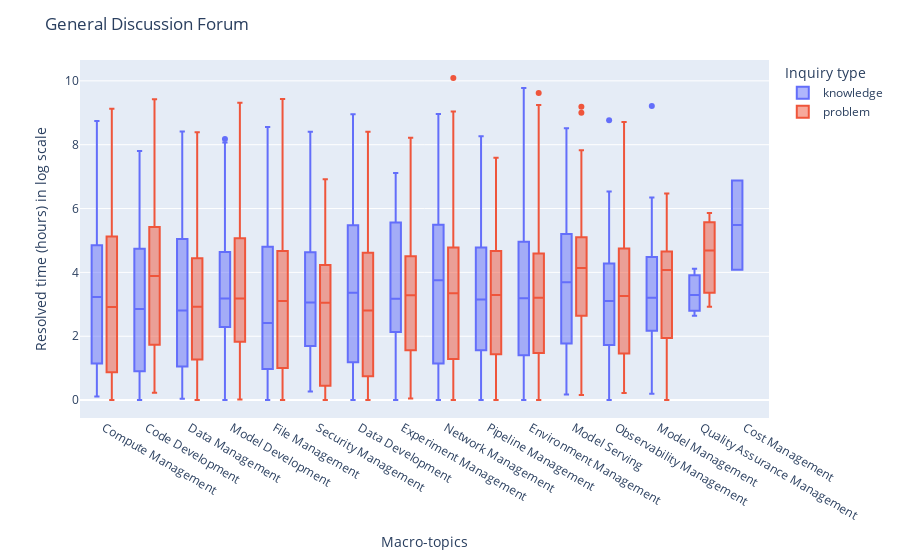
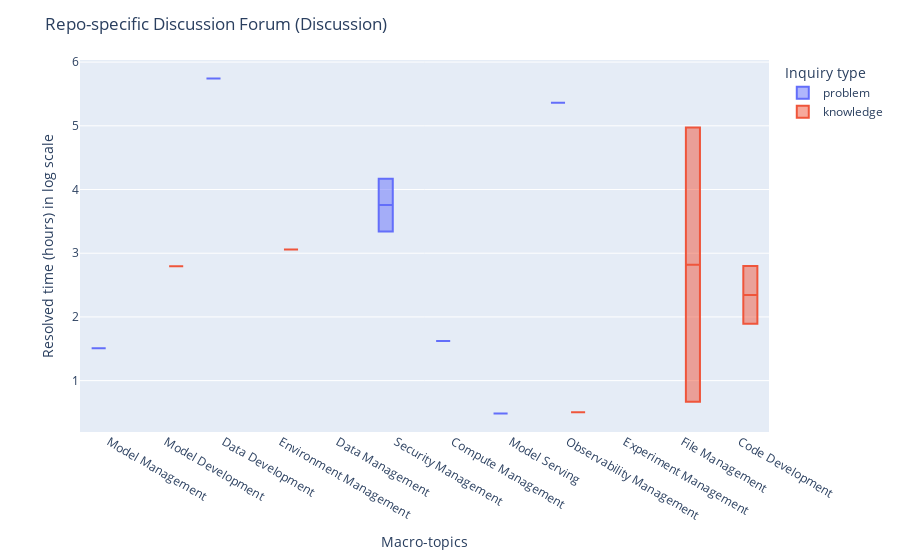
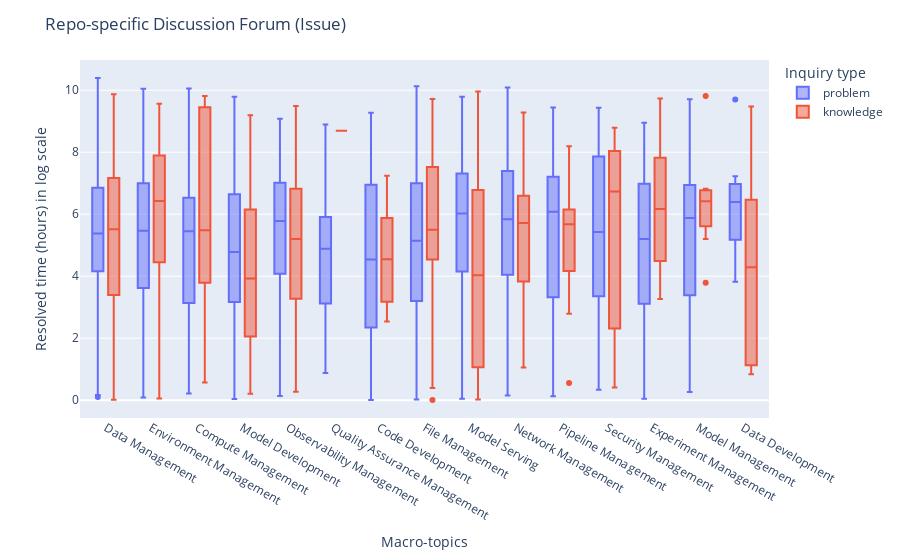
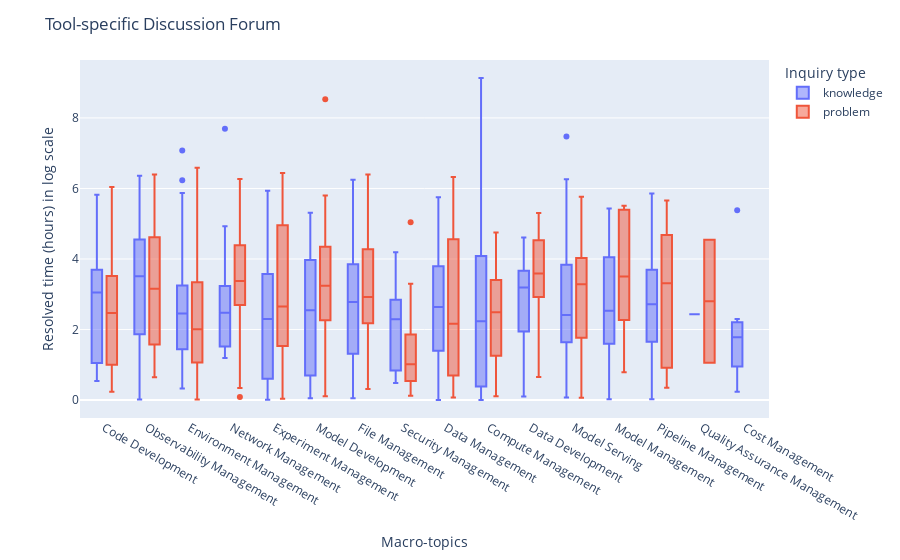

Notebook source saved alongside these figures, in order:
### Code cell
df = pd.read_json(os.path.join(path_rq4, 'forums.json'))

for forum_name, forum_posts in df.groupby('Platform'):
    forum_posts['Challenge_resolved_time'] = forum_posts['Challenge_resolved_time'].apply(lambda x: np.log(x+1))
    forum_posts['Challenge_topic_macro'] = forum_posts['Challenge_topic_macro'].apply(lambda x: macro_topic_indexing[x])
    
    fig = px.box(forum_posts, x="Challenge_topic_macro", y="Challenge_resolved_time", color="Challenge_type")
    # fig.update_traces(quartilemethod="inclusive") # or "inclusive", or "linear" by default
    fig.update_layout(
        title_text=f'{forum_name}',
        xaxis_title="Macro-topics",
        yaxis_title="Resolved time (hours) in log scale",
        legend_title='Inquiry type',
    )
    fig.show()
    fig.write_image(os.path.join(path_rq12, f'Resolved time in log scale (based on inquiry types) ({forum_name}).pdf'))

### Figure 1 — Plotly figure (JSON) as saved in the notebook; plotly's stock layout.template omitted (floating-point values rounded to 4 significant figures; data arrays with more than 128 entries replaced by an {"elided": "..."} marker saying what was removed)
{"data": [{"alignmentgroup": "True", "hovertemplate": "Challenge_type=knowledge<br>Challenge_topic_macro=%{x}<br>Challenge_resolved_time=%{y}<extra></extra>", "legendgroup": "knowledge", "marker": {"color": "#636efa"}, "name": "knowledge", "notched": false, "offsetgroup": "knowledge", "orientation": "v", "showlegend": true, "type": "box", "x": {"elided": "2603 str values"}, "x0": " ", "xaxis": "x", "y": {"elided": "2603 float values"}, "y0": " ", "yaxis": "y"}, {"alignmentgroup": "True", "hovertemplate": "Challenge_type=problem<br>Challenge_topic_macro=%{x}<br>Challenge_resolved_time=%{y}<extra></extra>", "legendgroup": "problem", "marker": {"color": "#EF553B"}, "name": "problem", "notched": false, "offsetgroup": "problem", "orientation": "v", "showlegend": true, "type": "box", "x": {"elided": "3130 str values"}, "x0": " ", "xaxis": "x", "y": {"elided": "3130 float values"}, "y0": " ", "yaxis": "y"}], "layout": {"boxmode": "group", "legend": {"title": {"text": "Inquiry type"}, "tracegroupgap": 0}, "margin": {"t": 60}, "title": {"text": "General Discussion Forum"}, "xaxis": {"anchor": "y", "domain": [0, 1], "title": {"text": "Macro-topics"}}, "yaxis": {"anchor": "x", "domain": [0, 1], "title": {"text": "Resolved time (hours) in log scale"}}}}

### Figure 2 — Plotly figure (JSON) as saved in the notebook; plotly's stock layout.template omitted (floating-point values rounded to 4 significant figures)
{"data": [{"alignmentgroup": "True", "hovertemplate": "Challenge_type=problem<br>Challenge_topic_macro=%{x}<br>Challenge_resolved_time=%{y}<extra></extra>", "legendgroup": "problem", "marker": {"color": "#636efa"}, "name": "problem", "notched": false, "offsetgroup": "problem", "orientation": "v", "showlegend": true, "type": "box", "x": ["Pipeline Management", "Model Management", "Model Management", "Model Development", "Data Development", "Environment Management", "Data Management", "Environment Management", "Security Management", "Compute Management", "Model Serving", "Model Serving", "Environment Management", "Model Management", "Security Management", "Observability Management"], "x0": " ", "xaxis": "x", "y": [null, null, null, null, 5.741, null, null, null, 3.341, 1.623, null, 0.4857, null, 1.508, 4.169, 5.362], "y0": " ", "yaxis": "y"}, {"alignmentgroup": "True", "hovertemplate": "Challenge_type=knowledge<br>Challenge_topic_macro=%{x}<br>Challenge_resolved_time=%{y}<extra></extra>", "legendgroup": "knowledge", "marker": {"color": "#EF553B"}, "name": "knowledge", "notched": false, "offsetgroup": "knowledge", "orientation": "v", "showlegend": true, "type": "box", "x": ["Experiment Management", "Observability Management", "Observability Management", "File Management", "Code Development", "Code Development", "Model Development", "Network Management", "File Management", "Model Development", "Environment Management", "Environment Management", "Model Management", "Observability Management", "Data Management"], "x0": " ", "xaxis": "x", "y": [null, 0.5053, null, 4.972, 2.8, 1.891, 2.794, null, 0.6698, null, null, 3.058, null, null, null], "y0": " ", "yaxis": "y"}], "layout": {"boxmode": "group", "legend": {"title": {"text": "Inquiry type"}, "tracegroupgap": 0}, "margin": {"t": 60}, "title": {"text": "Repo-specific Discussion Forum (Discussion)"}, "xaxis": {"anchor": "y", "domain": [0, 1], "title": {"text": "Macro-topics"}}, "yaxis": {"anchor": "x", "domain": [0, 1], "title": {"text": "Resolved time (hours) in log scale"}}}}

### Figure 3 — Plotly figure (JSON) as saved in the notebook; plotly's stock layout.template omitted (floating-point values rounded to 4 significant figures; data arrays with more than 128 entries replaced by an {"elided": "..."} marker saying what was removed)
{"data": [{"alignmentgroup": "True", "hovertemplate": "Challenge_type=problem<br>Challenge_topic_macro=%{x}<br>Challenge_resolved_time=%{y}<extra></extra>", "legendgroup": "problem", "marker": {"color": "#636efa"}, "name": "problem", "notched": false, "offsetgroup": "problem", "orientation": "v", "showlegend": true, "type": "box", "x": {"elided": "1597 str values"}, "x0": " ", "xaxis": "x", "y": {"elided": "1597 float values"}, "y0": " ", "yaxis": "y"}, {"alignmentgroup": "True", "hovertemplate": "Challenge_type=knowledge<br>Challenge_topic_macro=%{x}<br>Challenge_resolved_time=%{y}<extra></extra>", "legendgroup": "knowledge", "marker": {"color": "#EF553B"}, "name": "knowledge", "notched": false, "offsetgroup": "knowledge", "orientation": "v", "showlegend": true, "type": "box", "x": {"elided": "346 str values"}, "x0": " ", "xaxis": "x", "y": {"elided": "346 float values"}, "y0": " ", "yaxis": "y"}], "layout": {"boxmode": "group", "legend": {"title": {"text": "Inquiry type"}, "tracegroupgap": 0}, "margin": {"t": 60}, "title": {"text": "Repo-specific Discussion Forum (Issue)"}, "xaxis": {"anchor": "y", "domain": [0, 1], "title": {"text": "Macro-topics"}}, "yaxis": {"anchor": "x", "domain": [0, 1], "title": {"text": "Resolved time (hours) in log scale"}}}}

### Figure 4 — Plotly figure (JSON) as saved in the notebook; plotly's stock layout.template omitted (floating-point values rounded to 4 significant figures; data arrays with more than 128 entries replaced by an {"elided": "..."} marker saying what was removed)
{"data": [{"alignmentgroup": "True", "hovertemplate": "Challenge_type=knowledge<br>Challenge_topic_macro=%{x}<br>Challenge_resolved_time=%{y}<extra></extra>", "legendgroup": "knowledge", "marker": {"color": "#636efa"}, "name": "knowledge", "notched": false, "offsetgroup": "knowledge", "orientation": "v", "showlegend": true, "type": "box", "x": {"elided": "1780 str values"}, "x0": " ", "xaxis": "x", "y": {"elided": "1780 float values"}, "y0": " ", "yaxis": "y"}, {"alignmentgroup": "True", "hovertemplate": "Challenge_type=problem<br>Challenge_topic_macro=%{x}<br>Challenge_resolved_time=%{y}<extra></extra>", "legendgroup": "problem", "marker": {"color": "#EF553B"}, "name": "problem", "notched": false, "offsetgroup": "problem", "orientation": "v", "showlegend": true, "type": "box", "x": {"elided": "1949 str values"}, "x0": " ", "xaxis": "x", "y": {"elided": "1949 float values"}, "y0": " ", "yaxis": "y"}], "layout": {"boxmode": "group", "legend": {"title": {"text": "Inquiry type"}, "tracegroupgap": 0}, "margin": {"t": 60}, "title": {"text": "Tool-specific Discussion Forum"}, "xaxis": {"anchor": "y", "domain": [0, 1], "title": {"text": "Macro-topics"}}, "yaxis": {"anchor": "x", "domain": [0, 1], "title": {"text": "Resolved time (hours) in log scale"}}}}
